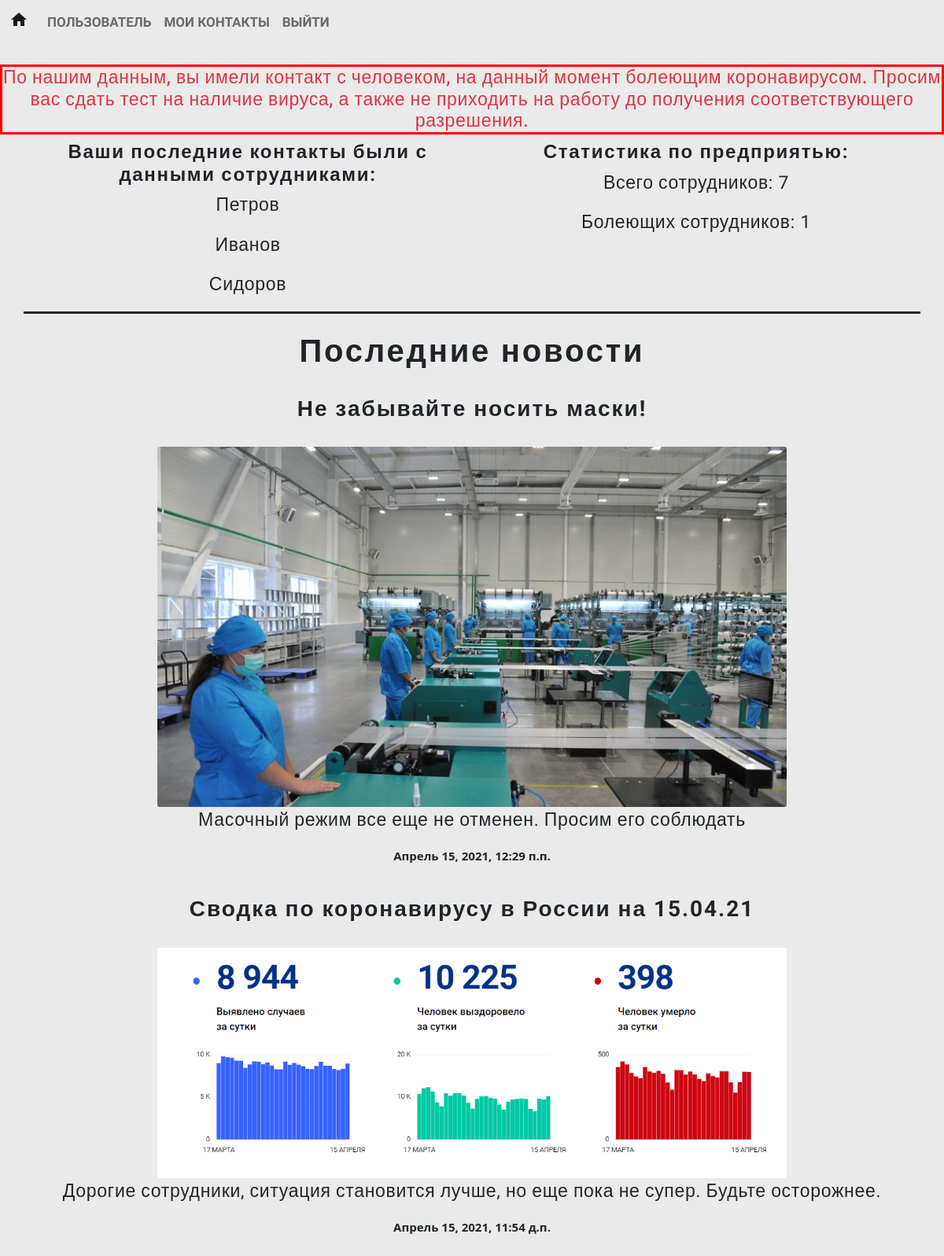
Screenshot of / (signed in) with the database file from the repository.
### main/models.py (models this page shows, shortened)
class Post(models.Model):
	title = models.CharField(max_length=100)
	image = models.ImageField(upload_to='Post', blank=True)
	date = models.DateTimeField(auto_now_add=True)
	text = models.TextField(max_length=350, blank=True)
	class Meta:
		ordering = ('-date', )
		verbose_name = 'пост'
		verbose_name_plural = 'посты'

### main/views.py (the view)
# urls.py: 2. Add a URL to urlpatterns:  path('', views.home, name='home')
def home(request):
	if not can_i_let_him_in(request):
		return redirect('login')
	posts = Post.objects.all()
	if request.user.is_staff:
		render(request, 'home.html', {'posts' : posts[:5]})
	our_user = request.user
	contact_list =  Contact.objects.all()
	our_contact_list = []
	for contact in contact_list:
		if contact.first_user.username == our_user.username or contact.second_user.username == our_user.username:
			our_contact_list.append(contact)
	users = User.objects.all()
	all = 0
	ill_users = []
	for user in users:
		if user.groups.filter(name='ill').exists():
			ill_users.append(user)
		if not user.is_staff and not user.is_superuser:
			all += 1
	probably_ill = False
	for contact in our_contact_list:
		if contact.first_user != our_user and ill_users.count(contact.first_user):
			probably_ill = True
			break
		elif contact.second_user != our_user and ill_users.count(contact.second_user):
			probably_ill = True
			break
	contacts_with = []
	for contact in our_contact_list:
		if contact.first_user == our_user and not contacts_with.count(contact.second_user):
			contacts_with.append(contact.second_user)
		elif contact.second_user == our_user and not contacts_with.count(contact.first_user):
			contacts_with.append(contact.first_user)
	return render(request, 'home.html', {'posts' : posts[:5], 'ill' : request.user.groups.filter(name='ill').exists(),
					'probably_ill' : probably_ill, 'contacts_with' : contacts_with, 'all' : all, 'ill_size' : len(ill_users)})

### main/views.py (called while the page is built)
def can_i_let_him_in(request):
	return (request.user.is_authenticated and not request.user.is_superuser)

### main/templates/home.html (shortened to what this page needs)
{% extends 'base.html' %}
{% block content %}
	<br>
	{% if not request.user.is_staff %}
		{% if ill %}
			<h1 class="text-danger regular_text text-center" style="border: 3px solid red">По нашим данным, сейчас вы болеете коронавирусом. Просим вас не приходить на работу некоторое время, а перед возвращением сдать пцр-тест.</h1>
		{% elif probably_ill %}
			<h1 class="text-danger regular_text text-center" style="border: 3px solid red">По нашим данным, вы имели контакт с человеком, на данный момент болеющим коронавирусом. Просим вас сдать тест на наличие вируса, а также не приходить на работу до получения соответствующего разрешения.</h1>
		{% endif %}
			<div class="container" style="border-bottom: 3px solid">
			  <div class="row row-cols-1 row-cols-sm-2">
			    <div class="col text-center">
			      		<h4 class="text_title">Ваши последние контакты были с данными сотрудниками:</h4>
						{% for user in contacts_with %}
							<p class="regular_text">{{ user.last_name }}</p>
						{% endfor %}
			    </div>
			    <div class="col text-center">
			      		<h4 class="text_title">Статистика по предприятью:</h4>
						<p class="regular_text">Всего сотрудников: {{ all }}</p>
						<p class="regular_text">Болеющих сотрудников: {{ ill_size }}</p>
			    </div>
			  </div>
			</div>
	{% endif %}
	<br>
	<h1 class="text-center text_title">Последние новости</h1>
	<br>
	{% for post in posts %}
		<div class="text-center">
			<div class="container">
				<h3 class="text_title">{{ post.title }}</h3>
				<br>
				{% if post.image %}
				<img class="card-img img-fluid" src="{{ post.image.url }}" style="max-width: 800px; max-height: 500px border">
				{% endif %}
				<p class="regular_text">{{ post.text }}</p>
				<p class="date_text">{{ post.date }}</p>
			</div>
			<br>
		</div>
	{% endfor %}
{% endblock %}

### main/templates/base.html (style rules this page uses)
body { background-color: #EAEAEA; }
.text_title { font-family: 'Open Sans Condensed', sans-serif; font-family: 'Roboto', sans-serif; letter-spacing: 0.07em; font-weight: bold; }
.regular_text { font-family: 'Open Sans Condensed', sans-serif; font-family: 'Roboto', sans-serif; font-size: 23px; letter-spacing: 0.03em; }
.date_text { font-family: 'Open Sans', sans-serif; font-size: 15px; font-weight: bold; }

### rows the page displays
Post: title "Не забывайте носить маски!", image (picture), text "Масочный режим все еще не отменен. Просим его соблюдать", date "Апрель 15, 2021, 12:29 п.п."
Post: title "Сводка по коронавирусу в России на 15.04.21", image (picture), text "Дорогие сотрудники, ситуация становится лучше, но еще пока не супер. Будьте осторожнее.", date "Апрель 15, 2021, 11:54 д.п."

### other values shown
{{ user.last_name }} "Петров"
{{ user.last_name }} "Иванов"
{{ user.last_name }} "Сидоров"
{{ all }} "7"
{{ ill_size }} "1"
